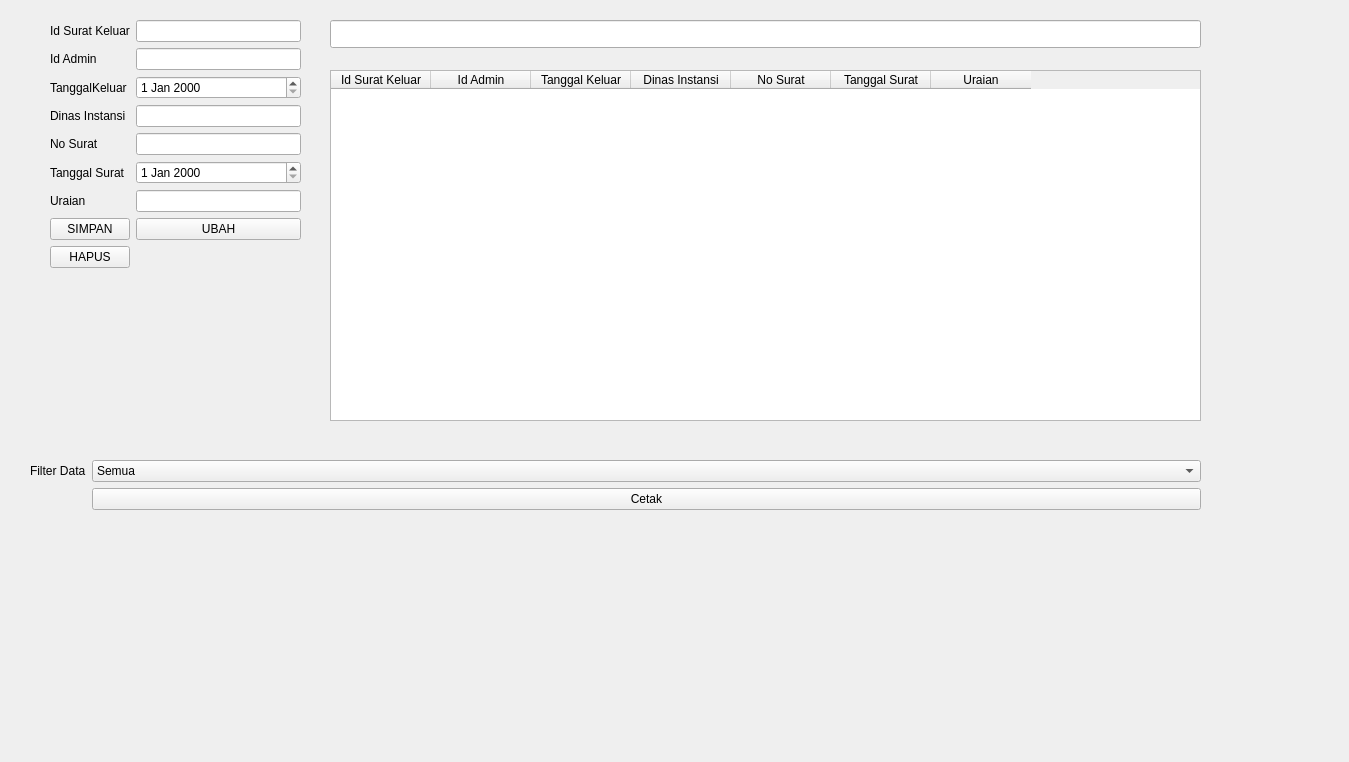
<?xml version="1.0" encoding="UTF-8"?>
<ui version="4.0">
 <class>Form</class>
 <widget class="QWidget" name="Form">
  <property name="geometry">
   <rect>
    <x>0</x>
    <y>0</y>
    <width>1349</width>
    <height>762</height>
   </rect>
  </property>
  <property name="windowTitle">
   <string>Form</string>
  </property>
  <widget class="QWidget" name="formLayoutWidget">
   <property name="geometry">
    <rect>
     <x>50</x>
     <y>20</y>
     <width>251</width>
     <height>409</height>
    </rect>
   </property>
   <layout class="QFormLayout" name="formLayout">
    <item row="0" column="0">
     <widget class="QLabel" name="idSuratKeluarLabel">
      <property name="text">
       <string>Id Surat Keluar</string>
      </property>
     </widget>
    </item>
    <item row="0" column="1">
     <widget class="QLineEdit" name="idSuratKeluarLineEdit"/>
    </item>
    <item row="1" column="0">
     <widget class="QLabel" name="idAdminLabel">
      <property name="text">
       <string>Id Admin</string>
      </property>
     </widget>
    </item>
    <item row="1" column="1">
     <widget class="QLineEdit" name="idAdminLineEdit"/>
    </item>
    <item row="3" column="0">
     <widget class="QLabel" name="dinasInstansiLabel">
      <property name="text">
       <string>Dinas Instansi</string>
      </property>
     </widget>
    </item>
    <item row="3" column="1">
     <widget class="QLineEdit" name="dinasInstansiLineEdit"/>
    </item>
    <item row="4" column="0">
     <widget class="QLabel" name="noSuratLabel">
      <property name="text">
       <string>No Surat</string>
      </property>
     </widget>
    </item>
    <item row="4" column="1">
     <widget class="QLineEdit" name="noSuratLineEdit"/>
    </item>
    <item row="5" column="0">
     <widget class="QLabel" name="tanggalSuratLabel">
      <property name="text">
       <string>Tanggal Surat</string>
      </property>
     </widget>
    </item>
    <item row="5" column="1">
     <widget class="QDateEdit" name="tanggalSuratDateEdit"/>
    </item>
    <item row="6" column="0">
     <widget class="QLabel" name="uraianLabel">
      <property name="text">
       <string>Uraian</string>
      </property>
     </widget>
    </item>
    <item row="6" column="1">
     <widget class="QLineEdit" name="uraianLineEdit"/>
    </item>
    <item row="7" column="0">
     <widget class="QPushButton" name="BtnSimpan">
      <property name="text">
       <string>SIMPAN</string>
      </property>
     </widget>
    </item>
    <item row="7" column="1">
     <widget class="QPushButton" name="BtnUbah">
      <property name="text">
       <string>UBAH</string>
      </property>
     </widget>
    </item>
    <item row="8" column="0">
     <widget class="QPushButton" name="BtnHapus">
      <property name="text">
       <string>HAPUS</string>
      </property>
     </widget>
    </item>
    <item row="2" column="0">
     <widget class="QLabel" name="tanggalKeluarLabel">
      <property name="text">
       <string>TanggalKeluar</string>
      </property>
     </widget>
    </item>
    <item row="2" column="1">
     <widget class="QDateEdit" name="tanggalKeluarDateEdit"/>
    </item>
   </layout>
  </widget>
  <widget class="QWidget" name="formLayoutWidget_2">
   <property name="geometry">
    <rect>
     <x>30</x>
     <y>460</y>
     <width>1171</width>
     <height>115</height>
    </rect>
   </property>
   <layout class="QFormLayout" name="formLayout_2">
    <item row="0" column="0">
     <widget class="QLabel" name="filterDataLabel">
      <property name="text">
       <string>Filter Data</string>
      </property>
     </widget>
    </item>
    <item row="0" column="1">
     <widget class="QComboBox" name="comboFilter">
      <item>
       <property name="text">
        <string>Semua</string>
       </property>
      </item>
     </widget>
    </item>
    <item row="1" column="1">
     <widget class="QPushButton" name="btnCetak">
      <property name="text">
       <string>Cetak</string>
      </property>
     </widget>
    </item>
   </layout>
  </widget>
  <widget class="QTableWidget" name="tblSuratKeluar">
   <property name="geometry">
    <rect>
     <x>330</x>
     <y>70</y>
     <width>871</width>
     <height>351</height>
    </rect>
   </property>
   <column>
    <property name="text">
     <string>Id Surat Keluar</string>
    </property>
   </column>
   <column>
    <property name="text">
     <string>Id Admin</string>
    </property>
   </column>
   <column>
    <property name="text">
     <string>Tanggal Keluar</string>
    </property>
   </column>
   <column>
    <property name="text">
     <string>Dinas Instansi</string>
    </property>
   </column>
   <column>
    <property name="text">
     <string>No Surat</string>
    </property>
   </column>
   <column>
    <property name="text">
     <string>Tanggal Surat</string>
    </property>
   </column>
   <column>
    <property name="text">
     <string>Uraian</string>
    </property>
   </column>
  </widget>
  <widget class="QLineEdit" name="lineCari">
   <property name="geometry">
    <rect>
     <x>330</x>
     <y>20</y>
     <width>871</width>
     <height>28</height>
    </rect>
   </property>
  </widget>
 </widget>
 <resources/>
 <connections/>
</ui>
